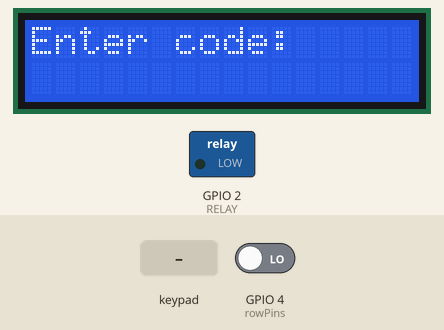
A sketch run on a simulated ESP32. Shown: 16×2 character LCD, switched loads named in the sketch (green lamp = pin HIGH). The test bench sets the inputs (shaded band); at power-on: GPIO 4 (rowPins) LOW.

Above: at 1.2 s.
1.3 s: key 'E' pressed
At 2.6 s:
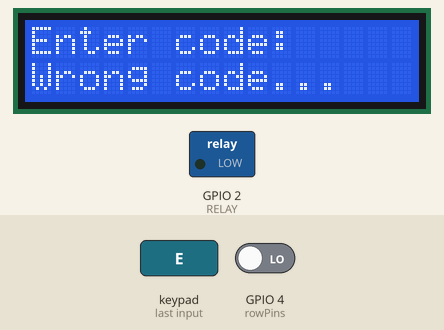
4.3 s: keypad keys 1 7 1 6 4 0 pressed 0.4 s apart
At 7.2 s:
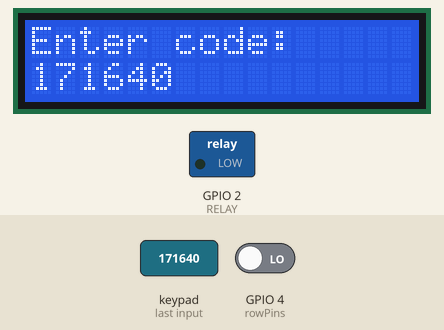
8.2 s: key '1' pressed
At 8.7 s:
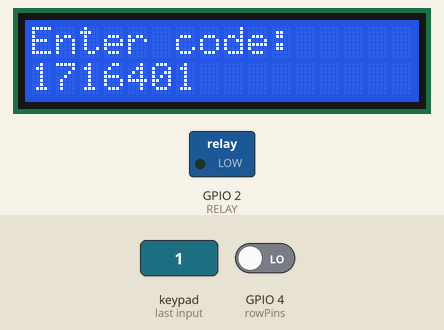
9.7 s: keypad keys 5 1 8 1 9 2 3 pressed 0.4 s apart
At 12.9 s:
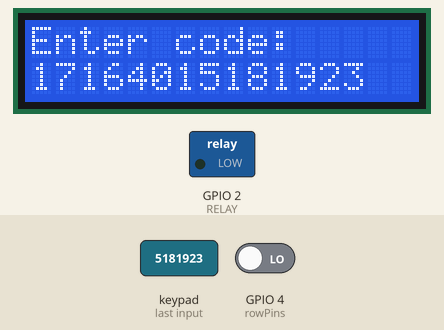
Timing chart, 0 to 14.4 s (numbered marks = the images above; inputs shaded):
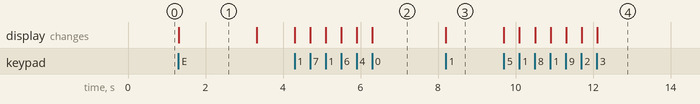

The sketch:

Lock.ino
```cpp
/*************************************************************
 *                    KEYPAD LOCK
 *                    ===========
 *
 * This is an electronic lock project using a keypad, LCD, and
 * a buzzer. A 4 digit secret number is stored in memory. The
 * lock mechanism is electrically operated and is connected to
 * a relay. The user must enter the correct code in order to
 * activate the relay and open the door. If wrong code is entered
 * on three consequent attempts then 30 second delay is introduced
 * to the system for security.
 *
 * The relay is connected to GPIO port 2 of the ESP32 Devkitc.
 *
 * The keypad is configured as follows (NU keys are not used):
 *
 * 1  2  3  4
 * 5  6  7  8
 * 9  0  NU ENTER
 * NU NU NU NU
 *
 * File:   Lock
 * Date:   July 2017
 * Author: Dogan Ibrahim
 *************************************************************/
#define SecretNumber 1234                   // Secret number
#define RELAY 2                             // Relay at port 0
#include "Keypad.h"                         // Include Keypad library
#include <Wire.h>                           // Include I2C library
#include <LiquidCrystal_I2C.h>
//
// Keypad non-numeric keys
//
#define Enter 'E'

//
// Set the LCD address to 0x27 and the configuration to 16 chars
// by 2 rows display
//
LiquidCrystal_I2C lcd(0x27, 16, 2);

//
// Define Keypad parameters
//
const byte Rows = 4;                        // Number of rows
const byte Cols = 4;                        // Number of columns
//
// Define the keymap on the keypad
//
char keys[Rows][Cols] =
{
  {'1', '2', '3', '4'},
  {'5', '6', '7', '8'},
  {'9', '0', ' ', 'E'},
  {' ', ' ', ' ', ' '}
  };
//
// Define the Keypad connections for the rows and columns
//
byte rowPins[Rows] = {17, 16, 4, 0};             // Rows 1 to 4
byte colPins[Cols] = {5, 18, 19, 23};            // Cols 1 to 4
//
// Initialize the Keypad library with the row and columns defs.
// Here, we have to specify the key map name (keys), row pin
// assignments to GPIO ports (rowPins), and the column pin
// assignments to GPIO ports (colPins)
//
Keypad kpd=Keypad(makeKeymap(keys),rowPins,colPins,Rows,Cols);

int Res, MyNumber, Attempts = 0;
char MyKey;

//
// Initialize the I2C LCD, turn ON backlight, clear LCD
//
void setup()
{
   pinMode(RELAY, OUTPUT);                      // Relay is output
   digitalWrite(RELAY, LOW);                    // Relay off
   lcd.begin();                                 // Initialize LCD
   lcd.backlight();                             // Backlight ON
   lcd.clear();                                 // Clear LCD
   attachInterrupt(digitalPinToInterrupt(4),blink,CHANGE);
}

void blink()
{
}

//
// Inside the main program, prompt for the code to be entered.
// If the code is correct then open the door (activate the relay).
// If teh code is wrong, display message to say that it is wrong.
// After three failures stop the system for 1 minute for security.
//
void loop()
{
   lcd.clear();
   lcd.print("Enter code:");                    // Prompt for the code

   MyKey = 0;
   MyNumber = 0;

   lcd.setCursor(0,1);                          // Col 0, row 1
   while(1)                                     // Get user code
   {
     do
        MyKey = kpd.getKey();
     while(!MyKey);                             // Wait until key pressed
     if(MyKey == Enter)break;                   // ENTER key
     lcd.print(MyKey);                          // Echo the key
     MyNumber = 10*MyNumber + MyKey - '0';      // Entered number so far
   }

   if(MyNumber == SecretNumber)                 // Correct code ?
   {
      Attempts = 0;
      digitalWrite(RELAY, HIGH);                // Open door
      lcd.clear();
      lcd.print("Door Opened");                 // Display opened
      delay(10000);                             // Wait 10 seconds
      digitalWrite(RELAY, LOW);                 // Close door
   }
   else                                         // Wrong code
   {
      Attempts++;                               // Increment attempts
      if(Attempts == 3)                         // 3 failures ?
      {
         Attempts = 0;                          // Clear attempts
         lcd.setCursor(0,1);                    // Go to col 0, row 1
         lcd.print("Failed to open");           // Display Wrong code
         delay(60000);                          // Wait 1 minute
      }
      else                                      // Less than 3 attempts
      {
         lcd.setCursor(0,1);                    // Goto col 0, row 1
         lcd.print("Wrong code...");            // Dislay wrong code
         delay(2000);                           // Wait 2 seconds
         lcd.clear();                           // Clear LCD
      }
   }
}
```

Measured:
- after the input at 1.3 s, the display: changes at once (image 1)
- after the input at 4.3 s, the display: first changes at once (image 2 shows a later state)
- after the input at 8.2 s, the display: changes at once (image 3)
- after the input at 9.7 s, the display: first changes at once (image 4 shows a later state)
- what the display in image 1 shows lasts 2.0 s, from 1.3 s to 3.3 s
